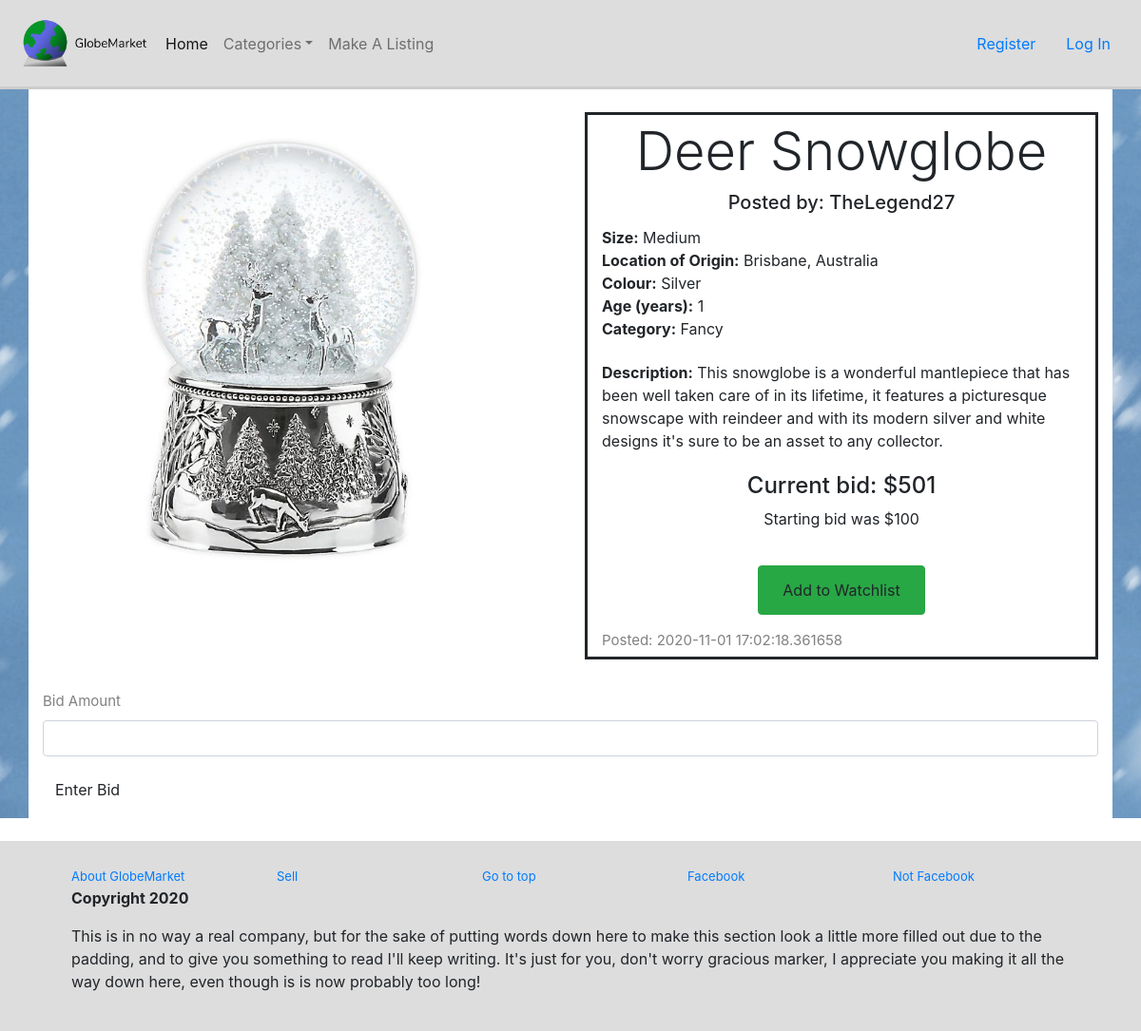
Page /listings/1 on the committed database.
### auction/models.py (models this page shows, shortened)
class Listing(db.Model):
    __tablename__ = 'listings'
    id = db.Column(db.Integer, primary_key=True)
    name = db.Column(db.String(80), nullable=False)
    size = db.Column(db.String(50), nullable=False)
    origin = db.Column(db.String(200), nullable=False)
    colour = db.Column(db.String(100), nullable=False)
    age = db.Column(db.Integer, nullable=False)
    category = db.Column(db.String(100), nullable=False)
    description = db.Column(db.String(200), nullable=False)
    startbid = db.Column(db.Integer, nullable=False)
    image = db.Column(db.String(400), nullable=False)
    upost = db.Column(db.String(30), db.ForeignKey('users.name'), nullable=False)
    created_at = db.Column(db.DateTime, default=datetime.now())
    status = db.Column(db.Boolean, default=True, nullable=False)

class Bidding(db.Model):
    __tablename__ = 'bids'
    id = db.Column(db.Integer, primary_key=True)
    sub_bid = db.Column(db.Integer, nullable=False)
    created_at = db.Column(db.DateTime, default=datetime.now())
    usr_id = db.Column(db.Integer, db.ForeignKey('users.id'), nullable=False)
    usr_name = db.Column(db.String(100), db.ForeignKey('users.name'), nullable=False)
    lis_id = db.Column(db.Integer, db.ForeignKey('listings.id'), nullable=False)
    def __repr__(self): #string print method
        return "${}".format(self.sub_bid)

### auction/listings.py (the view, shortened to what this page needs)
@bp.route('/<id>', methods = ['GET', 'POST'])
def show(id):
  listing = Listing.query.filter_by(id=id).first()
  showbid = Bidding.query.filter_by(lis_id=id).order_by(Bidding.sub_bid.desc()).first()
  tablebid = Bidding.query.filter_by(lis_id=id).all()
  bidform = BiddingForm()
  watchform = WatchlistAddForm()
  if watchform.validate_on_submit():
    watchadd = Watchlist(user_name=current_user.name,
                        list_id=listing.id)
    db.session.add(watchadd)
    db.session.commit()
    return redirect(url_for('listing.show', id=id))
  closeform = CloseAucForm()
  if closeform.validate_on_submit():
    listing.status=False
    db.session.commit()
    return redirect(url_for('listing.show', id=id))
  return render_template('listings/show.html',
                            listing=listing,
                            showbid=showbid,
                            tablebid=tablebid,
                            bidform=bidform,
                            watchform=watchform,
                            closeform=closeform)

### auction/forms.py
class BiddingForm(FlaskForm):
    bid_amount=IntegerField("Bid Amount", validators=[InputRequired('Enter bid amount')])
    submit=SubmitField("Enter Bid")

class WatchlistAddForm(FlaskForm):
    add_item=SubmitField("Add to Watchlist")

### auction/templates/listings/show.html (shortened to what this page needs)
{% extends 'base.html' %}
{% import "bootstrap/wtf.html" as wtf %}
{% block content %}
<div class="container" id="buffergrid" style="background-color: white;">
    <div class="row">
    <div class="col"><img src="{{listing.image}}" width="500" height="500"></div>
    <div class="col">
        <div class="container" id="bordergrid">
        <div class="row">
            <div class="col">
            <div class="bannertitle">
                <h1 class="display-4">{{ listing.name }}</h1>
                <h5>Posted by: {{ listing.upost }}</h5>
            </div>
            </div>
            <div class="col"><b>Size:</b> {{listing.size}}</div>
            <div class="col"><b>Location of Origin:</b> {{listing.origin}}</div>
            <div class="col"><b>Colour:</b> {{listing.colour}}</div>
            <div class="col"><b>Age (years):</b> {{listing.age}} </div>
            <div class="col"><b>Category:</b> {{listing.category}}</div>
            <div class="w-100" id="spacer"></div>
            <div class="col"><b>Description:</b> {{listing.description}}
            </div>
            <div class="col" id="padupbtn"><h4>Current bid: {{showbid}}</h4>
            <p>Starting bid was ${{listing.startbid}}</p></div>
            {% if listing.upost != current_user.name %}
                {% if listing.status == True %}
                    <div class="col" id="padupbtn"><button type="button" class="btn btn-success">{{wtf.quick_form(watchform)}}</button></div>
                {% else %}
                    <div class="col" id="padupbtn"><h1>Auction Closed</h1>
                {% endif %}
            {% endif %}
            <div class="col" id="padup">Posted: {{listing.created_at}}</div>
        </div>
        </div>
    </div>
</div>
<div id="padup">
{% if listing.upost == current_user.name %}
        <div class="accordion" id="accordionExample">
            <div class="card">
            <div class="card-header" id="headingOne">
                <h2 class="mb-0">
                <button class="btn btn-link btn-block text-left" type="button" data-toggle="collapse" data-target="#collapseOne" aria-expanded="true" aria-controls="collapseOne">
                    View Bid History:
                </button>
                </h2>
            </div>
            <div id="collapseOne" class="collapse show" aria-labelledby="headingOne" data-parent="#accordionExample">
                <div class="card-body">
                    {% if tablebid %}
                        <table class="table">
                            <thead>
                            <tr>
                                    <th scope="col">Bidder's Username</th>
                                    <th scope="col">Bid Amount</th>
                                    <th scope="col">Bid Date</th>
                            </tr>
                            </thead>
                            {% for bid in tablebid %}
                                <tbody>
                                <tr>
                                    <th scope="row">{{bid.usr_name}}</th>
                                    <td>{{bid.sub_bid}}</td>
                                    <td>{{bid.created_at}}</td>
                                </tr>
                                </tbody>
                            {% endfor %}
                        </table>
                    {% else %}
                    <h2 class='nobids'>Aw. no one has made a bid yet. Head up champ, they'll buy it soon.</h2>
                    {% endif %}
                    {% if listing.status == True %}
                        <h1>Auction Open</h1>
                    {% else %}
                        <h1>Auction Closed</h1>
                    {% endif %}
                </div>
            </div>
            <button type="button" class="btn btn-warning">{{wtf.quick_form(closeform)}}</button>
            </div>
        </div>
{% else %}
    {% if listing.status == True %}
        {{wtf.quick_form(bidform)}}
    {% else %}
        <h1>Bidding time is over, you missed it.</h1>
    {% endif %}
{% endif %}
</div>
</div>
{% endblock %}

### auction/static/globestyles.css (style rules this page uses)
.bannertitle { padding-bottom: 1%; padding-top: 1%; text-align: center; }
#buffergrid { padding-top: 2%; }
#padup { color: grey; padding-top: 3%; font-size: 15px; padding-bottom: 1%; }
#spacer { padding: 2%; }
#padupbtn { padding-top: 4%; text-align: center; }
#bordergrid { border-style: solid; }

### rows in the picture
Listing: image (picture), name "Deer Snowglobe", upost "TheLegend27", size "Medium", origin "Brisbane, Australia", colour "Silver", age "1", category "Fancy", description "This snowglobe is a wonderful mantlepiece that has been well taken care of in its lifetime, it features a picturesque snowscape with reindeer and with its modern silver and white designs it's sure to be an asset to any collector.", startbid "100", created_at "2020-11-01 17:02:18.361658"
Bidding: sub_bid "$501"
